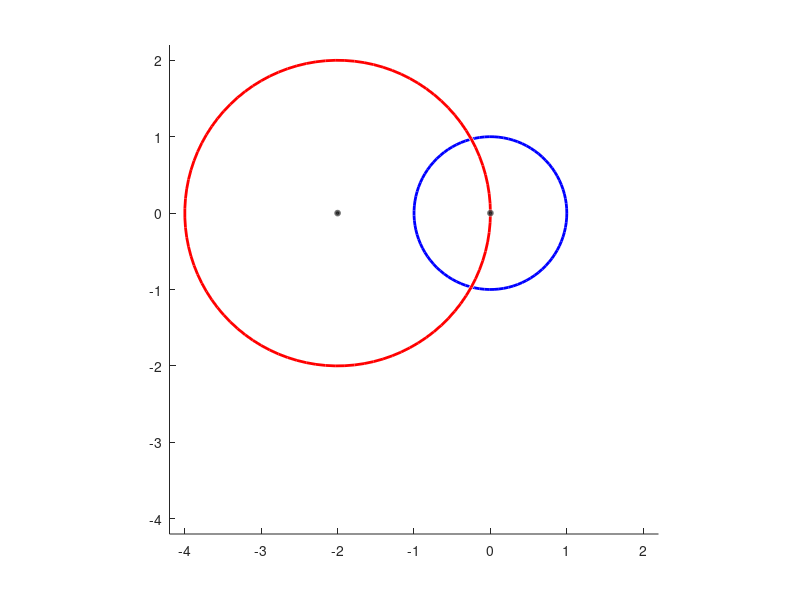
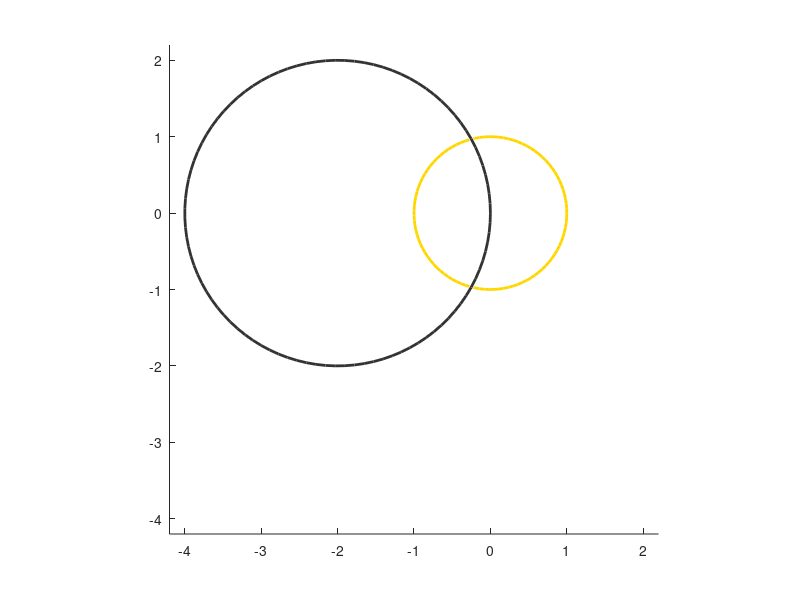

These figures' MATLAB source, in order: (Note: this script raises an error after producing the figures.)
%2017-03-28, EL: generates Fig. 6A-B. Fig. 6-fig. sup. 1
% dependencies: stepDL.m, stepLD.m
% uses arrow.m and export_fig.m from FileExchange

close all;
clear all;

%export
TOEXP = 1;

%what is the radius of the night circle? how far apart are the circles? 
R=2; %10^[0.7];
X=2; %10^[0.5];

%at what angles (in degrees) do you want to draw L and D steps?
%NOTE: do not set theta==0 here. 360 is OK. 
thetaSteps = [(30:30:360) 165 195]; %in degrees

%colors of day/night circles and arrows
nightCol = [0.2 0.2 0.2];
dayCol = [255 215 0]./255;
arrowCol = 'r';

% day limit cycle is centered at the origin and has unit radius
xL = 0;
yL = 0;
rL = 1;
% WLOG, night limit cycle has radius R and is displaced along the x-axis X
xD = -X;
yD = 0;
rD = R;

% simulation parameters
deltaTheta = 89;  %degrees; MJR has 14
Lstep = zeros(length(1:deltaTheta:360),2);
Dstep = zeros(length(1:deltaTheta:360),2);

%% simulate D step function
fLD_only = figure();
% boxmin = min(-rL*1.1+xL,-rD*1.1+xD);
% boxmax = max(max(xL+rL*1.1,xD + rD*1.1), max(rL,rD)*1.1);

%set axis limits
minX = min(-rL*1.1+xL,-rD*1.1+xD);
minY = min(-rL*1.1, -rD*1.1);
boxmin = min(minX, minY);

maxX = max(rL*1.1+xL,rD*1.1+xD);
maxY = max(1.1*[rL, rD]);
boxmax = max(maxX, maxY);

axis([boxmin boxmax boxmin boxmax]); 

axis square
hold on
viscircles([xL yL], rL * 1, 'edgecolor', 'b');
%viscircles([xL yL], rL * .95, 'color','w');
viscircles([xD yD], rD * 1, 'edgecolor','r');
%viscircles([xD yD], rD * .95, 'color','w');
%viscircles([xL yL], rL * .95, 'color','w');
viscircles([xL yL], rL * 0.025,'edgecolor','k'); %draw center dots
viscircles([xD yD], rL * 0.025,'edgecolor','k');
hold off

%%
fLtoD_arrows = figure();
axis([boxmin boxmax boxmin boxmax]); 
axis equal
hold on
viscircles([xL yL], rL * 1, 'edgecolor', dayCol);
%viscircles([xL yL], rL * .95, 'color','w');
viscircles([xD yD], rD * 1, 'edgecolor',nightCol);
%viscircles([xD yD], rD * .95, 'color','w');

i = 1;
for theta=thetaSteps
    % calculate initial point on day limit cycle
    x0 = xL + rL * cos(theta*2*pi/360);
    y0 = yL + rL * sin(theta*2*pi/360);
    
    % assuming instantaneous attraction to dark limit cycle, find new angle
    xjump = x0 - xD; %center of D circle is (xD, 0)
    yjump = y0;
    
    if abs(yjump) > 0
       newTheta = atand(yjump/xjump);
       xf1 = xD + rD * cos(newTheta*2*pi/360);
       yf1 = yD + rD * sin(newTheta*2*pi/360);
       xf2 = xD - rD * cos(newTheta*2*pi/360);
       yf2 = yD - rD * sin(newTheta*2*pi/360); 
       % i'm too lazy to figure out a good way to decide which branch of
       % arctangent should be used, so just test which is closest to the
       % original point.
       dist1 = (xf1 - x0)^2 + (yf1 - y0)^2;
       dist2 = (xf2 - x0)^2 + (yf2 - y0)^2;
       
       if dist1 < dist2
          xf = xf1;
          yf = yf1;
       else
          xf = xf2;
          yf = yf2;
          if newTheta > 0
             newTheta = newTheta + 180;
          else
             newTheta = newTheta - 180;
          end
          
       end
       
       Dstep(i,1) = theta;
       Dstep(i,2) = newTheta - theta;
       if Dstep(i,2) < -180
           Dstep(i,2) = Dstep(i,2) + 360;
       end
        if Dstep(i,2) > 180
           Dstep(i,2) = Dstep(i,2) - 360;
       end
      
       %plot jump
       %line([x0 xf], [y0 yf]);
       arrow([x0 y0], [xf yf], ...
           'Length', 10,'Width',0.5,...
           'baseangle',75,'tipangle',10,...
           'color',arrowCol,'linewidth',0.5);
    end
    
    %only increment if took a step
    i = i + 1;
end

%delete last row if didn't get to it b/c deltaTheta doesn't divide into 360
if Dstep(end,1) < Dstep(end-1,1)
    Dstep(end,:) = [];
end
hold off

grid off;
axis off;
set(gca,'color','w');
figSize=[0 0 2*3.25 2*2.1];
figName=['_R' num2str(log10(R)) '_X' num2str(log10(X))];
set(fLtoD_arrows,'units','inches','color','w','position',figSize);

if TOEXP == 1
export_fig([getDate('yyyy-mm-dd') figName '_arrowsLD_' getDate('HH.MM.SS') '.pdf'], '-cmyk',...
    '-painters',fLtoD_arrows);
end

%% repeat for the L step (arrows are off)
fDtoL_arrows = figure();
% %set axis limits
% minX = min(-rL*1.1+xL,-rD*1.1+xD);
% minY = min(-rL*1.1, -rD*1.1);
% boxmin = min(minX, minY);
% 
% maxX = max(rL*1.1+xL,rD*1.1+xD);
% maxY = max(1.1*[rL, rD]);
% boxmax = max(maxX, maxY);

axis([boxmin boxmax boxmin boxmax]); 
axis equal;

hold on
viscircles([xL yL], rL * 1, 'edgecolor', dayCol);
%viscircles([xL yL], rL * .95, 'edgecolor','w');
viscircles([xD yD], rD * 1, 'edgecolor', nightCol);
%viscircles([xD yD], rD * .95, 'edgecolor','w');
arrowCol = 'b';

i = 1;
for theta=thetaSteps
    % calculate initial point on night limit cycle
    x0 = xD + rD * cos(theta*2*pi/360);
    y0 = yD + rD * sin(theta*2*pi/360);
    
    % assuming instantaneous attraction to light limit cycle, find new angle
    xjump = x0; %center of L circle is (0,0)
    yjump = y0;
    
    if abs(yjump) > 0
       newTheta = atand(yjump/xjump);
       xf1 = xL + rL * cos(newTheta*2*pi/360);
       yf1 = yL + rL * sin(newTheta*2*pi/360);
       xf2 = xL - rL * cos(newTheta*2*pi/360);
       yf2 = yL - rL * sin(newTheta*2*pi/360); 
       % i'm too lazy to figure out a good way to decide which branch of
       % arctangent should be used, so just test which is closest to the
       % original point.
       dist1 = (xf1 - x0)^2 + (yf1 - y0)^2;
       dist2 = (xf2 - x0)^2 + (yf2 - y0)^2;
       
       if dist1 < dist2
          xf = xf1;
          yf = yf1;
       else
          xf = xf2;
          yf = yf2;
          if newTheta > 0
             newTheta = newTheta + 180;
          else
             newTheta = newTheta - 180;
          end
          
       end
       Lstep(i,1) = theta;
       Lstep(i,2) = newTheta - theta;
       if Lstep(i,2) <= -180
           Lstep(i,2) = Lstep(i,2) + 360;
       end
       if Lstep(i,2) > 180
           Lstep(i,2) = Lstep(i,2) - 360;
       end
       %plot jump
       arrow([x0 y0], [xf yf],...
           'Length', 10,'Width',0.5,...
           'baseangle',75,'tipangle',10,...
           'color',arrowCol,'linewidth',1);
       %plot(x0,y0,'co');
       i = i + 1;
    end
   
end

grid off;
axis off;
set(gca,'color','w');
set(fDtoL_arrows,'units','inches','color','w',...
    'position',figSize);

if TOEXP == 1
export_fig([getDate('yyyy-mm-dd') figName 'arrowsDL_' getDate('HH.MM.SS') '.pdf'], '-cmyk',...
    '-painters',fDtoL_arrows);
end

%delete last row if didn't get to it b/c deltaTheta doesn't divide into 360
if Lstep(end,1) < Lstep(end-1,1)
    Lstep(end,:) = [];
end
hold off

%% plot one example of how angles are computed for one D fun

arrowCol = 'r';

%set axis limits
minX = min(-rL*1.1+xL,-rD*1.1+xD);
minY = min(-rL*1.1, -rD*1.1);
boxmin = min(minX, minY);

maxX = max(rL*1.1+xL,rD*1.1+xD);
maxY = max(1.1*[rL, rD]);
boxmax = max(maxX, maxY);

axis([boxmin boxmax boxmin boxmax]); 
hold off

fExample_Shift = figure();
axis([boxmin boxmax boxmin boxmax]); 
axis square
hold on
viscircles([xL yL], rL * 1, 'edgecolor', dayCol,'linewidth',2);
viscircles([xD yD], rD * 1, 'edgecolor',nightCol,'linewidth',2);

for theta=75
    % calculate initial point on day limit cycle
    x0 = xL + rL * cos(theta*2*pi/360);
    y0 = yL + rL * sin(theta*2*pi/360);
    
    % assuming instantaneous attraction to dark limit cycle, find new angle
    xjump = x0 - xD; %center of D circle is (xD, 0)
    yjump = y0;
    
    if abs(yjump) > 0
       newTheta = atand(yjump/xjump);
       xf1 = xD + rD * cos(newTheta*2*pi/360);
       yf1 = yD + rD * sin(newTheta*2*pi/360);
       xf2 = xD - rD * cos(newTheta*2*pi/360);
       yf2 = yD - rD * sin(newTheta*2*pi/360); 
       % i'm too lazy to figure out a good way to decide which branch of
       % arctangent should be used, so just test which is closest to the
       % original point.
       dist1 = (xf1 - x0)^2 + (yf1 - y0)^2;
       dist2 = (xf2 - x0)^2 + (yf2 - y0)^2;
       
       if dist1 < dist2
          xf = xf1;
          yf = yf1;
       else
          xf = xf2;
          yf = yf2;
          if newTheta > 0
             newTheta = newTheta + 180;
          else
             newTheta = newTheta - 180;
          end
          
       end
       
       Dstep(i,1) = theta;
       Dstep(i,2) = newTheta - theta;
       if Dstep(i,2) < -180
           Dstep(i,2) = Dstep(i,2) + 360;
       end
        if Dstep(i,2) > 180
           Dstep(i,2) = Dstep(i,2) - 360;
       end
      
       %plot jump
       arrow([x0 y0], [xf yf], 'Length', 20, 'Width', 2, 'color',arrowCol);
    end
end

%plot angle on L circle
plot([xL xL+rL],[yL, yL],'k','linewidth',1);
plot([xL x0], [yL, y0], 'k','linewidth',1);

%plot angle on D circle
plot([xD xD+rD], [yD yD], 'k','linewidth',1);
plot([xD xf], [yD yf], 'k','linewidth',1);
set(gca,'color','w');

%plot center of L circle
%plot(xL,yL,'o','markersize',4,'markerfacecolor','b','markeredgecolor','none');

axis off;
grid off;

set(fExample_Shift,'units','inches','position',[0 0 2*3.25 2*2.1],'color','w');

if TOEXP == 1
export_fig([getDate('yyyy-mm-dd') '_exampleDeltaTheta_' ...
    getDate() '.pdf'],'-cmyk','-painters',fExample_Shift);
end